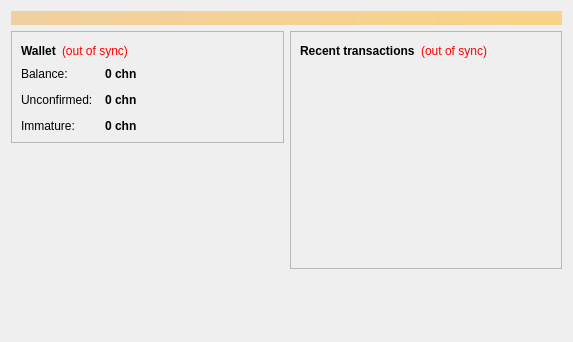
<?xml version="1.0" encoding="UTF-8"?>
<ui version="4.0">
 <class>OverviewPage</class>
 <widget class="QWidget" name="OverviewPage">
  <property name="geometry">
   <rect>
    <x>0</x>
    <y>0</y>
    <width>573</width>
    <height>342</height>
   </rect>
  </property>
  <property name="windowTitle">
   <string>Form</string>
  </property>
  <layout class="QVBoxLayout" name="topLayout">
   <item>
    <widget class="QLabel" name="labelAlerts">
     <property name="visible">
      <bool>false</bool>
     </property>
     <property name="styleSheet">
      <string notr="true">background-color: qlineargradient(x1: 0, y1: 0, x2: 1, y2: 0, stop:0 #F0D0A0, stop:1 #F8D488); color:#000000;</string>
     </property>
     <property name="wordWrap">
      <bool>true</bool>
     </property>
     <property name="margin">
      <number>3</number>
     </property>
    </widget>
   </item>
   <item>
    <layout class="QHBoxLayout" name="horizontalLayout" stretch="1,1">
     <item>
      <layout class="QVBoxLayout" name="verticalLayout_2">
       <item>
        <widget class="QFrame" name="frame">
         <property name="frameShape">
          <enum>QFrame::StyledPanel</enum>
         </property>
         <property name="frameShadow">
          <enum>QFrame::Raised</enum>
         </property>
         <layout class="QVBoxLayout" name="verticalLayout_4">
          <item>
           <layout class="QHBoxLayout" name="horizontalLayout_4">
            <item>
             <widget class="QLabel" name="label_5">
              <property name="font">
               <font>
                <weight>75</weight>
                <bold>true</bold>
               </font>
              </property>
              <property name="text">
               <string>Wallet</string>
              </property>
             </widget>
            </item>
            <item>
             <widget class="QLabel" name="labelWalletStatus">
              <property name="toolTip">
               <string>The displayed information may be out of date. Your wallet automatically synchronizes with the Caishen network after a connection is established, but this process has not completed yet.</string>
              </property>
              <property name="styleSheet">
               <string notr="true">QLabel { color: red; }</string>
              </property>
              <property name="text">
               <string notr="true">(out of sync)</string>
              </property>
              <property name="alignment">
               <set>Qt::AlignLeading|Qt::AlignLeft|Qt::AlignVCenter</set>
              </property>
             </widget>
            </item>
            <item>
             <spacer name="horizontalSpacer_2">
              <property name="orientation">
               <enum>Qt::Horizontal</enum>
              </property>
              <property name="sizeHint" stdset="0">
               <size>
                <width>40</width>
                <height>20</height>
               </size>
              </property>
             </spacer>
            </item>
           </layout>
          </item>
          <item>
           <layout class="QFormLayout" name="formLayout_2">
            <property name="fieldGrowthPolicy">
             <enum>QFormLayout::AllNonFixedFieldsGrow</enum>
            </property>
            <property name="horizontalSpacing">
             <number>12</number>
            </property>
            <property name="verticalSpacing">
             <number>12</number>
            </property>
            <item row="0" column="0">
             <widget class="QLabel" name="label">
              <property name="text">
               <string>Balance:</string>
              </property>
             </widget>
            </item>
            <item row="0" column="1">
             <widget class="QLabel" name="labelBalance">
              <property name="font">
               <font>
                <weight>75</weight>
                <bold>true</bold>
               </font>
              </property>
              <property name="cursor">
               <cursorShape>IBeamCursor</cursorShape>
              </property>
              <property name="toolTip">
               <string>Your current balance</string>
              </property>
              <property name="text">
               <string notr="true">0 chn</string>
              </property>
              <property name="textInteractionFlags">
               <set>Qt::LinksAccessibleByMouse|Qt::TextSelectableByKeyboard|Qt::TextSelectableByMouse</set>
              </property>
             </widget>
            </item>
            <item row="1" column="0">
             <widget class="QLabel" name="label_3">
              <property name="text">
               <string>Unconfirmed:</string>
              </property>
             </widget>
            </item>
            <item row="1" column="1">
             <widget class="QLabel" name="labelUnconfirmed">
              <property name="font">
               <font>
                <weight>75</weight>
                <bold>true</bold>
               </font>
              </property>
              <property name="cursor">
               <cursorShape>IBeamCursor</cursorShape>
              </property>
              <property name="toolTip">
               <string>Total of transactions that have yet to be confirmed, and do not yet count toward the current balance</string>
              </property>
              <property name="text">
               <string notr="true">0 chn</string>
              </property>
              <property name="textInteractionFlags">
               <set>Qt::LinksAccessibleByMouse|Qt::TextSelectableByKeyboard|Qt::TextSelectableByMouse</set>
              </property>
             </widget>
            </item>
            <item row="2" column="0">
             <widget class="QLabel" name="labelImmatureText">
              <property name="text">
               <string>Immature:</string>
              </property>
             </widget>
            </item>
            <item row="2" column="1">
             <widget class="QLabel" name="labelImmature">
              <property name="font">
               <font>
                <weight>75</weight>
                <bold>true</bold>
               </font>
              </property>
              <property name="toolTip">
               <string>Mined balance that has not yet matured</string>
              </property>
              <property name="text">
               <string notr="true">0 chn</string>
              </property>
              <property name="textInteractionFlags">
               <set>Qt::LinksAccessibleByMouse|Qt::TextSelectableByKeyboard|Qt::TextSelectableByMouse</set>
              </property>
             </widget>
            </item>
           </layout>
          </item>
         </layout>
        </widget>
       </item>
       <item>
        <spacer name="verticalSpacer">
         <property name="orientation">
          <enum>Qt::Vertical</enum>
         </property>
         <property name="sizeHint" stdset="0">
          <size>
           <width>20</width>
           <height>40</height>
          </size>
         </property>
        </spacer>
       </item>
      </layout>
     </item>
     <item>
      <layout class="QVBoxLayout" name="verticalLayout_3">
       <item>
        <widget class="QFrame" name="frame_2">
         <property name="frameShape">
          <enum>QFrame::StyledPanel</enum>
         </property>
         <property name="frameShadow">
          <enum>QFrame::Raised</enum>
         </property>
         <layout class="QVBoxLayout" name="verticalLayout">
          <item>
           <layout class="QHBoxLayout" name="horizontalLayout_2">
            <item>
             <widget class="QLabel" name="label_4">
              <property name="text">
               <string>&lt;b&gt;Recent transactions&lt;/b&gt;</string>
              </property>
             </widget>
            </item>
            <item>
             <widget class="QLabel" name="labelTransactionsStatus">
              <property name="toolTip">
               <string>The displayed information may be out of date. Your wallet automatically synchronizes with the Caishen network after a connection is established, but this process has not completed yet.</string>
              </property>
              <property name="styleSheet">
               <string notr="true">QLabel { color: red; }</string>
              </property>
              <property name="text">
               <string notr="true">(out of sync)</string>
              </property>
              <property name="alignment">
               <set>Qt::AlignRight|Qt::AlignTrailing|Qt::AlignVCenter</set>
              </property>
             </widget>
            </item>
            <item>
             <spacer name="horizontalSpacer">
              <property name="orientation">
               <enum>Qt::Horizontal</enum>
              </property>
              <property name="sizeHint" stdset="0">
               <size>
                <width>40</width>
                <height>20</height>
               </size>
              </property>
             </spacer>
            </item>
           </layout>
          </item>
          <item>
           <widget class="QListView" name="listTransactions">
            <property name="styleSheet">
             <string notr="true">QListView { background: transparent; }</string>
            </property>
            <property name="frameShape">
             <enum>QFrame::NoFrame</enum>
            </property>
            <property name="verticalScrollBarPolicy">
             <enum>Qt::ScrollBarAlwaysOff</enum>
            </property>
            <property name="horizontalScrollBarPolicy">
             <enum>Qt::ScrollBarAlwaysOff</enum>
            </property>
            <property name="selectionMode">
             <enum>QAbstractItemView::NoSelection</enum>
            </property>
           </widget>
          </item>
         </layout>
        </widget>
       </item>
       <item>
        <spacer name="verticalSpacer_2">
         <property name="orientation">
          <enum>Qt::Vertical</enum>
         </property>
         <property name="sizeHint" stdset="0">
          <size>
           <width>20</width>
           <height>40</height>
          </size>
         </property>
        </spacer>
       </item>
      </layout>
     </item>
    </layout>
   </item>
  </layout>
 </widget>
 <resources/>
 <connections/>
</ui>
